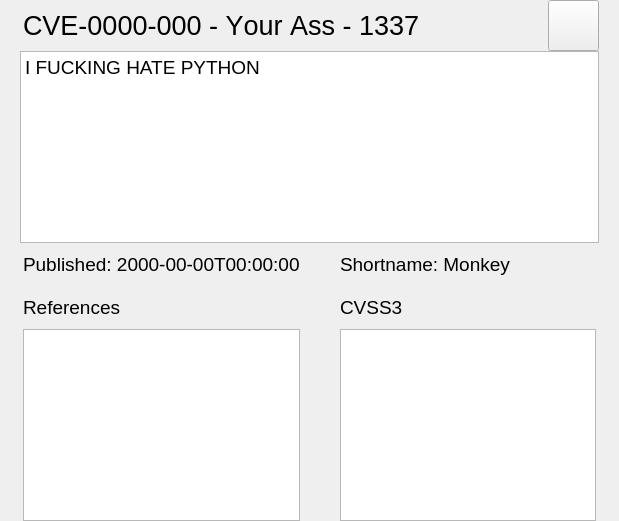
      <widget class="QWidget" name="page_cve_info">
       <layout class="QGridLayout" name="gridLayout_8">
        <property name="leftMargin">
         <number>0</number>
        </property>
        <property name="topMargin">
         <number>0</number>
        </property>
        <property name="rightMargin">
         <number>0</number>
        </property>
        <property name="bottomMargin">
         <number>0</number>
        </property>
        <property name="spacing">
         <number>0</number>
        </property>
        <item row="0" column="0">
         <layout class="QHBoxLayout" name="horizontalLayout_39">
          <item>
           <spacer name="horizontalSpacer_62">
            <property name="orientation">
             <enum>Qt::Horizontal</enum>
            </property>
            <property name="sizeType">
             <enum>QSizePolicy::Preferred</enum>
            </property>
            <property name="sizeHint" stdset="0">
             <size>
              <width>23</width>
              <height>20</height>
             </size>
            </property>
           </spacer>
          </item>
          <item>
           <widget class="QLabel" name="label_cve_head">
            <property name="font">
             <font>
              <pointsize>20</pointsize>
              <stylestrategy>PreferDefault</stylestrategy>
              <kerning>false</kerning>
             </font>
            </property>
            <property name="text">
             <string>CVE-0000-000 - Your Ass - 1337</string>
            </property>
           </widget>
          </item>
          <item>
           <spacer name="horizontalSpacer_63">
            <property name="orientation">
             <enum>Qt::Horizontal</enum>
            </property>
            <property name="sizeHint" stdset="0">
             <size>
              <width>23</width>
              <height>20</height>
             </size>
            </property>
           </spacer>
          </item>
          <item>
           <widget class="QPushButton" name="cve_info_back_button">
            <property name="minimumSize">
             <size>
              <width>51</width>
              <height>51</height>
             </size>
            </property>
            <property name="maximumSize">
             <size>
              <width>51</width>
              <height>51</height>
             </size>
            </property>
            <property name="cursor">
             <cursorShape>PointingHandCursor</cursorShape>
            </property>
            <property name="text">
             <string/>
            </property>
           </widget>
          </item>
          <item>
           <spacer name="horizontalSpacer_49">
            <property name="orientation">
             <enum>Qt::Horizontal</enum>
            </property>
            <property name="sizeType">
             <enum>QSizePolicy::Preferred</enum>
            </property>
            <property name="sizeHint" stdset="0">
             <size>
              <width>20</width>
              <height>20</height>
             </size>
            </property>
           </spacer>
          </item>
         </layout>
        </item>
        <item row="1" column="0">
         <layout class="QHBoxLayout" name="horizontalLayout_40">
          <item>
           <spacer name="horizontalSpacer_65">
            <property name="orientation">
             <enum>Qt::Horizontal</enum>
            </property>
            <property name="sizeType">
             <enum>QSizePolicy::Preferred</enum>
            </property>
            <property name="sizeHint" stdset="0">
             <size>
              <width>20</width>
              <height>20</height>
             </size>
            </property>
           </spacer>
          </item>
          <item>
           <widget class="QPlainTextEdit" name="cve_desc_plainTextEdit">
            <property name="sizePolicy">
             <sizepolicy hsizetype="Expanding" vsizetype="Expanding">
              <horstretch>0</horstretch>
              <verstretch>0</verstretch>
             </sizepolicy>
            </property>
            <property name="minimumSize">
             <size>
              <width>0</width>
              <height>0</height>
             </size>
            </property>
            <property name="maximumSize">
             <size>
              <width>16777215</width>
              <height>16777215</height>
             </size>
            </property>
            <property name="sizeIncrement">
             <size>
              <width>1551</width>
              <height>0</height>
             </size>
            </property>
            <property name="baseSize">
             <size>
              <width>1551</width>
              <height>0</height>
             </size>
            </property>
            <property name="font">
             <font>
              <pointsize>14</pointsize>
             </font>
            </property>
            <property name="readOnly">
             <bool>true</bool>
            </property>
            <property name="plainText">
             <string>I FUCKING HATE PYTHON</string>
            </property>
            <property name="textInteractionFlags">
             <set>Qt::LinksAccessibleByMouse|Qt::TextSelectableByMouse</set>
            </property>
           </widget>
          </item>
          <item>
           <spacer name="horizontalSpacer_66">
            <property name="orientation">
             <enum>Qt::Horizontal</enum>
            </property>
            <property name="sizeType">
             <enum>QSizePolicy::Preferred</enum>
            </property>
            <property name="sizeHint" stdset="0">
             <size>
              <width>20</width>
              <height>20</height>
             </size>
            </property>
           </spacer>
          </item>
         </layout>
        </item>
        <item row="2" column="0">
         <layout class="QHBoxLayout" name="horizontalLayout_38">
          <item>
           <spacer name="horizontalSpacer_67">
            <property name="orientation">
             <enum>Qt::Horizontal</enum>
            </property>
            <property name="sizeType">
             <enum>QSizePolicy::Preferred</enum>
            </property>
            <property name="sizeHint" stdset="0">
             <size>
              <width>23</width>
              <height>20</height>
             </size>
            </property>
           </spacer>
          </item>
          <item>
           <layout class="QVBoxLayout" name="verticalLayout_12">
            <item>
             <spacer name="verticalSpacer_25">
              <property name="orientation">
               <enum>Qt::Vertical</enum>
              </property>
              <property name="sizeType">
               <enum>QSizePolicy::Fixed</enum>
              </property>
              <property name="sizeHint" stdset="0">
               <size>
                <width>20</width>
                <height>10</height>
               </size>
              </property>
             </spacer>
            </item>
            <item>
             <widget class="QLabel" name="label_published">
              <property name="font">
               <font>
                <pointsize>14</pointsize>
               </font>
              </property>
              <property name="text">
               <string>Published: 2000-00-00T00:00:00</string>
              </property>
             </widget>
            </item>
            <item>
             <spacer name="horizontalSpacer_71">
              <property name="orientation">
               <enum>Qt::Vertical</enum>
              </property>
              <property name="sizeType">
               <enum>QSizePolicy::Preferred</enum>
              </property>
              <property name="sizeHint" stdset="0">
               <size>
                <width>20</width>
                <height>20</height>
               </size>
              </property>
             </spacer>
            </item>
            <item>
             <widget class="QLabel" name="label_cve_versions_2">
              <property name="font">
               <font>
                <pointsize>14</pointsize>
               </font>
              </property>
              <property name="text">
               <string>References</string>
              </property>
             </widget>
            </item>
            <item>
             <spacer name="verticalSpacer_94">
              <property name="orientation">
               <enum>Qt::Vertical</enum>
              </property>
              <property name="sizeType">
               <enum>QSizePolicy::Fixed</enum>
              </property>
              <property name="sizeHint" stdset="0">
               <size>
                <width>20</width>
                <height>10</height>
               </size>
              </property>
             </spacer>
            </item>
            <item>
             <widget class="QPlainTextEdit" name="plainTextEdit_references">
              <property name="font">
               <font>
                <pointsize>14</pointsize>
               </font>
              </property>
              <property name="textInteractionFlags">
               <set>Qt::TextBrowserInteraction</set>
              </property>
             </widget>
            </item>
           </layout>
          </item>
          <item>
           <spacer name="horizontalSpacer_68">
            <property name="orientation">
             <enum>Qt::Horizontal</enum>
            </property>
            <property name="sizeType">
             <enum>QSizePolicy::Preferred</enum>
            </property>
            <property name="sizeHint" stdset="0">
             <size>
              <width>40</width>
              <height>20</height>
             </size>
            </property>
           </spacer>
          </item>
          <item>
           <layout class="QVBoxLayout" name="verticalLayout_11">
            <item>
             <spacer name="verticalSpacer_99">
              <property name="orientation">
               <enum>Qt::Vertical</enum>
              </property>
              <property name="sizeType">
               <enum>QSizePolicy::Fixed</enum>
              </property>
              <property name="sizeHint" stdset="0">
               <size>
                <width>20</width>
                <height>10</height>
               </size>
              </property>
             </spacer>
            </item>
            <item>
             <widget class="QLabel" name="label_shortname">
              <property name="font">
               <font>
                <pointsize>14</pointsize>
                <stylestrategy>PreferDefault</stylestrategy>
               </font>
              </property>
              <property name="text">
               <string>Shortname: Monkey</string>
              </property>
             </widget>
            </item>
            <item>
             <spacer name="horizontalSpacer_70">
              <property name="orientation">
               <enum>Qt::Vertical</enum>
              </property>
              <property name="sizeType">
               <enum>QSizePolicy::Preferred</enum>
              </property>
              <property name="sizeHint" stdset="0">
               <size>
                <width>20</width>
                <height>20</height>
               </size>
              </property>
             </spacer>
            </item>
            <item>
             <widget class="QLabel" name="label_cvss3">
              <property name="font">
               <font>
                <pointsize>14</pointsize>
               </font>
              </property>
              <property name="text">
               <string>CVSS3</string>
              </property>
             </widget>
            </item>
            <item>
             <spacer name="verticalSpacer_101">
              <property name="orientation">
               <enum>Qt::Vertical</enum>
              </property>
              <property name="sizeType">
               <enum>QSizePolicy::Fixed</enum>
              </property>
              <property name="sizeHint" stdset="0">
               <size>
                <width>20</width>
                <height>10</height>
               </size>
              </property>
             </spacer>
            </item>
            <item>
             <widget class="QPlainTextEdit" name="plainTextEdit_cvss_3">
              <property name="font">
               <font>
                <pointsize>14</pointsize>
               </font>
              </property>
              <property name="plainText">
               <string/>
              </property>
             </widget>
            </item>
           </layout>
          </item>
          <item>
           <spacer name="horizontalSpacer_69">
            <property name="orientation">
             <enum>Qt::Horizontal</enum>
            </property>
            <property name="sizeType">
             <enum>QSizePolicy::Preferred</enum>
            </property>
            <property name="sizeHint" stdset="0">
             <size>
              <width>23</width>
              <height>20</height>
             </size>
            </property>
           </spacer>
          </item>
         </layout>
        </item>
       </layout>
      </widget>
